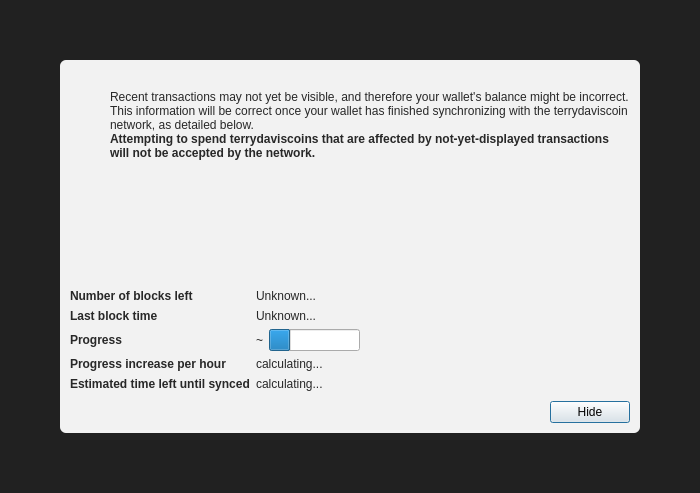
<?xml version="1.0" encoding="UTF-8"?>
<ui version="4.0">
 <class>ModalOverlay</class>
 <widget class="ModalOverlay" name="ModalOverlay">
  <property name="geometry">
   <rect>
    <x>0</x>
    <y>0</y>
    <width>700</width>
    <height>493</height>
   </rect>
  </property>
  <property name="windowTitle">
   <string>Form</string>
  </property>
  <layout class="QVBoxLayout" name="verticalLayout" stretch="0">
   <property name="sizeConstraint">
    <enum>QLayout::SetDefaultConstraint</enum>
   </property>
   <property name="leftMargin">
    <number>0</number>
   </property>
   <property name="topMargin">
    <number>0</number>
   </property>
   <property name="rightMargin">
    <number>0</number>
   </property>
   <property name="bottomMargin">
    <number>0</number>
   </property>
   <item>
    <widget class="QWidget" name="bgWidget" native="true">
     <property name="styleSheet">
      <string notr="true">#bgWidget { background: rgba(0,0,0,220); }</string>
     </property>
     <layout class="QVBoxLayout" name="verticalLayoutMain" stretch="1">
      <property name="leftMargin">
       <number>60</number>
      </property>
      <property name="topMargin">
       <number>60</number>
      </property>
      <property name="rightMargin">
       <number>60</number>
      </property>
      <property name="bottomMargin">
       <number>60</number>
      </property>
      <item>
       <widget class="QLabel" name="contentWidget">
        <property name="styleSheet">
         <string notr="true">#contentWidget { background: rgba(255,255,255,240); border-radius: 6px; }

QLabel { color: rgb(40,40,40);  }</string>
        </property>
        <property name="pixmap">
         <pixmap resource="../bitcoin.qrc">:/icons/modal_background</pixmap>
        </property>
        <property name="scaledContents">
         <bool>true</bool>
        </property>
        <property name="wordWrap">
         <bool>true</bool>
        </property>
        <layout class="QVBoxLayout" name="verticalLayoutSub" stretch="1,0,0,0">
         <property name="spacing">
          <number>0</number>
         </property>
         <property name="leftMargin">
          <number>10</number>
         </property>
         <property name="topMargin">
          <number>10</number>
         </property>
         <property name="rightMargin">
          <number>10</number>
         </property>
         <property name="bottomMargin">
          <number>10</number>
         </property>
         <item>
          <layout class="QHBoxLayout" name="horizontalLayoutIconText" stretch="0,1">
           <property name="topMargin">
            <number>20</number>
           </property>
           <item>
            <layout class="QVBoxLayout" name="verticalLayoutIcon">
             <property name="leftMargin">
              <number>0</number>
             </property>
             <item>
              <widget class="QPushButton" name="warningIcon">
               <property name="enabled">
                <bool>false</bool>
               </property>
               <property name="text">
                <string/>
               </property>
               <property name="icon">
                <iconset resource="../bitcoin.qrc">
                 <normaloff>:/icons/warning</normaloff>
                 <disabledoff>:/icons/warning</disabledoff>:/icons/warning</iconset>
               </property>
               <property name="iconSize">
                <size>
                 <width>48</width>
                 <height>48</height>
                </size>
               </property>
               <property name="flat">
                <bool>true</bool>
               </property>
              </widget>
             </item>
             <item>
              <spacer name="verticalSpacerWarningIcon">
               <property name="orientation">
                <enum>Qt::Vertical</enum>
               </property>
               <property name="sizeHint" stdset="0">
                <size>
                 <width>20</width>
                 <height>40</height>
                </size>
               </property>
              </spacer>
             </item>
            </layout>
           </item>
           <item>
            <layout class="QVBoxLayout" name="verticalLayoutInfoText">
             <property name="leftMargin">
              <number>0</number>
             </property>
             <property name="topMargin">
              <number>0</number>
             </property>
             <item>
              <widget class="QLabel" name="infoText">
               <property name="text">
                <string>Recent transactions may not yet be visible, and therefore your wallet's balance might be incorrect. This information will be correct once your wallet has finished synchronizing with the terrydaviscoin network, as detailed below.</string>
               </property>
               <property name="textFormat">
                <enum>Qt::RichText</enum>
               </property>
               <property name="wordWrap">
                <bool>true</bool>
               </property>
              </widget>
             </item>
             <item>
              <widget class="QLabel" name="infoTextStrong">
               <property name="font">
                <font>
                 <weight>75</weight>
                 <bold>true</bold>
                </font>
               </property>
               <property name="text">
                <string>Attempting to spend terrydaviscoins that are affected by not-yet-displayed transactions will not be accepted by the network.</string>
               </property>
               <property name="textFormat">
                <enum>Qt::RichText</enum>
               </property>
               <property name="wordWrap">
                <bool>true</bool>
               </property>
              </widget>
             </item>
             <item>
              <spacer name="verticalSpacerInTextSpace">
               <property name="orientation">
                <enum>Qt::Vertical</enum>
               </property>
               <property name="sizeHint" stdset="0">
                <size>
                 <width>20</width>
                 <height>40</height>
                </size>
               </property>
              </spacer>
             </item>
            </layout>
           </item>
          </layout>
         </item>
         <item>
          <spacer name="verticalSpacerAfterText">
           <property name="orientation">
            <enum>Qt::Vertical</enum>
           </property>
           <property name="sizeHint" stdset="0">
            <size>
             <width>20</width>
             <height>40</height>
            </size>
           </property>
          </spacer>
         </item>
         <item>
          <layout class="QFormLayout" name="formLayout">
           <property name="fieldGrowthPolicy">
            <enum>QFormLayout::FieldsStayAtSizeHint</enum>
           </property>
           <property name="horizontalSpacing">
            <number>6</number>
           </property>
           <property name="verticalSpacing">
            <number>6</number>
           </property>
           <property name="topMargin">
            <number>10</number>
           </property>
           <item row="0" column="0">
            <widget class="QLabel" name="labelNumberOfBlocksLeft">
             <property name="font">
              <font>
               <weight>75</weight>
               <bold>true</bold>
              </font>
             </property>
             <property name="text">
              <string>Number of blocks left</string>
             </property>
            </widget>
           </item>
           <item row="0" column="1">
            <widget class="QLabel" name="numberOfBlocksLeft">
             <property name="text">
              <string>Unknown...</string>
             </property>
            </widget>
           </item>
           <item row="1" column="0">
            <widget class="QLabel" name="labelLastBlockTime">
             <property name="font">
              <font>
               <weight>75</weight>
               <bold>true</bold>
              </font>
             </property>
             <property name="text">
              <string>Last block time</string>
             </property>
            </widget>
           </item>
           <item row="1" column="1">
            <widget class="QLabel" name="newestBlockDate">
             <property name="sizePolicy">
              <sizepolicy hsizetype="Maximum" vsizetype="Preferred">
               <horstretch>0</horstretch>
               <verstretch>0</verstretch>
              </sizepolicy>
             </property>
             <property name="text">
              <string>Unknown...</string>
             </property>
            </widget>
           </item>
           <item row="2" column="0">
            <widget class="QLabel" name="labelSyncDone">
             <property name="font">
              <font>
               <weight>75</weight>
               <bold>true</bold>
              </font>
             </property>
             <property name="text">
              <string>Progress</string>
             </property>
            </widget>
           </item>
           <item row="2" column="1">
            <layout class="QHBoxLayout" name="horizontalLayoutSync" stretch="0,1">
             <item>
              <widget class="QLabel" name="percentageProgress">
               <property name="text">
                <string notr="true">~</string>
               </property>
              </widget>
             </item>
             <item>
              <widget class="QProgressBar" name="progressBar">
               <property name="value">
                <number>24</number>
               </property>
               <property name="format">
                <string/>
               </property>
              </widget>
             </item>
            </layout>
           </item>
           <item row="4" column="0">
            <widget class="QLabel" name="labelProgressIncrease">
             <property name="font">
              <font>
               <weight>75</weight>
               <bold>true</bold>
              </font>
             </property>
             <property name="text">
              <string>Progress increase per hour</string>
             </property>
            </widget>
           </item>
           <item row="4" column="1">
            <widget class="QLabel" name="progressIncreasePerH">
             <property name="text">
              <string>calculating...</string>
             </property>
            </widget>
           </item>
           <item row="5" column="0">
            <widget class="QLabel" name="labelEstimatedTimeLeft">
             <property name="font">
              <font>
               <weight>75</weight>
               <bold>true</bold>
              </font>
             </property>
             <property name="text">
              <string>Estimated time left until synced</string>
             </property>
            </widget>
           </item>
           <item row="5" column="1">
            <widget class="QLabel" name="expectedTimeLeft">
             <property name="text">
              <string>calculating...</string>
             </property>
            </widget>
           </item>
          </layout>
         </item>
         <item>
          <layout class="QHBoxLayout" name="horizontalLayoutButtons">
           <property name="leftMargin">
            <number>10</number>
           </property>
           <property name="topMargin">
            <number>10</number>
           </property>
           <item>
            <spacer name="horizontalSpacer">
             <property name="orientation">
              <enum>Qt::Horizontal</enum>
             </property>
             <property name="sizeHint" stdset="0">
              <size>
               <width>40</width>
               <height>20</height>
              </size>
             </property>
            </spacer>
           </item>
           <item>
            <widget class="QPushButton" name="closeButton">
             <property name="focusPolicy">
              <enum>Qt::StrongFocus</enum>
             </property>
             <property name="text">
              <string>Hide</string>
             </property>
             <property name="default">
              <bool>true</bool>
             </property>
            </widget>
           </item>
          </layout>
         </item>
        </layout>
       </widget>
      </item>
     </layout>
    </widget>
   </item>
  </layout>
 </widget>
 <customwidgets>
  <customwidget>
   <class>ModalOverlay</class>
   <extends>QWidget</extends>
   <header>qt/modaloverlay.h</header>
   <container>1</container>
  </customwidget>
 </customwidgets>
 <resources>
  <include location="../bitcoin.qrc"/>
 </resources>
 <connections/>
</ui>
